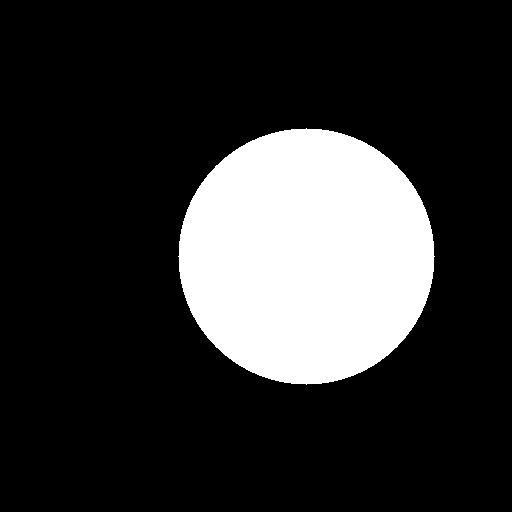
%> input picture cir2.png, 512 x 512 px
$ octave 2.4.1andoperation.m   (GNU Octave 9; MATLAB toolbox functions it lacks are replaced by stand-ins)
%> lines starting %> are read from the running program, lines starting %| are printed output that depends on the picture; in (x1, y1, x2, y2) boxes, pixels count from 0 and x2, y2 are one past the last pixel; in counts of white or black regions, pixels touching at a corner belong together; the program's own positions count from 1
A=imread('cir2.png');
%> A is the input picture: size 512x512x3 uint8; 19.6% white; 1 white region, box (x1, y1, x2, y2) and area: (178, 128, 435, 385) 51433
B=imread('cir3.png');
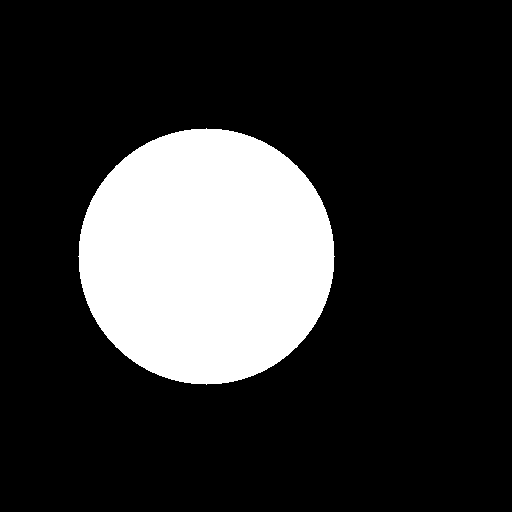
%> input picture cir3.png, 512 x 512 px
%> B is the input picture: size 512x512x3 uint8; 19.6% white; 1 white region, box (x1, y1, x2, y2) and area: (78, 128, 335, 385) 51433
C=bitand(A,B);
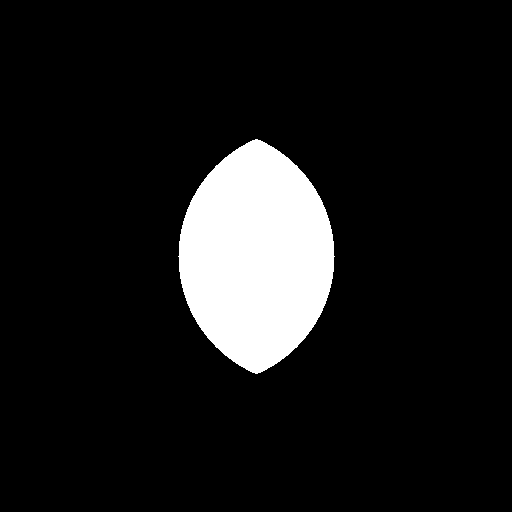
%> C: size 512x512x3 uint8; 10.1% white; 1 white region, box (x1, y1, x2, y2) and area: (178, 139, 335, 374) 26515
subplot(2,2,1),imshow(A);
title('A');
subplot(2,2,2),imshow(B);
title('B');
subplot(2,2,3),imshow(C);
title('A AND B');
